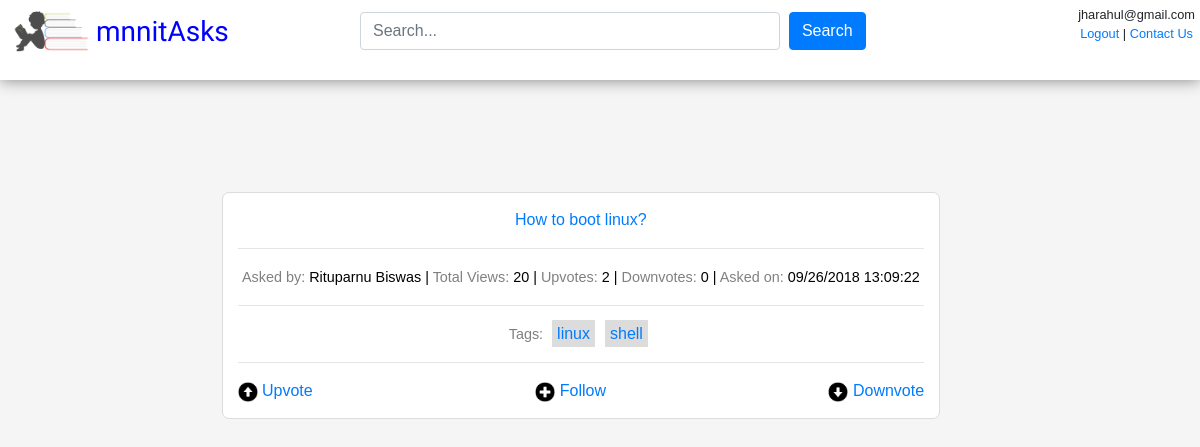
Screenshot of /tag.php?tagid=15 (signed in) with the database file from the repository.
### tables this page shows
CREATE TABLE IF NOT EXISTS `questions` (
  `qid` int(11) NOT NULL,
  `uid` int(11) NOT NULL,
  `question` text NOT NULL,
  `quesdesc` text NOT NULL,
  `views` bigint(20) NOT NULL DEFAULT '0',
  `upvotes` bigint(20) NOT NULL DEFAULT '0',
  `downvotes` bigint(20) NOT NULL DEFAULT '0',
  `ques_timestamp` text NOT NULL,
  `ques_ip` varchar(13) NOT NULL
);

CREATE TABLE IF NOT EXISTS `users` (
  `uid` int(11) NOT NULL,
  `name` varchar(255) NOT NULL,
  `username` varchar(255) NOT NULL,
  `email` varchar(255) NOT NULL,
  `password` text NOT NULL,
  `year` int(11) NOT NULL,
  `branch` varchar(255) NOT NULL,
  `contact` int(11) NOT NULL,
  `hostel` varchar(255) NOT NULL,
  `last_ipaddress` varchar(13) NOT NULL,
  `last_login` text NOT NULL,
  `date_of_creation` date NOT NULL
);

CREATE TABLE IF NOT EXISTS `question_tags` (
  `sno` bigint(20) NOT NULL,
  `qid` bigint(20) NOT NULL,
  `tagid` bigint(20) NOT NULL
);

CREATE TABLE IF NOT EXISTS `tags` (
  `tagid` bigint(20) NOT NULL,
  `tag` text NOT NULL
);

### tag.php (the view, shortened to what this page needs)
<?php
require_once('conn.php');
    if(isset($_GET['tagid']))
    {
        if(is_numeric($_GET['tagid']))
        {
            $tagid = $_GET['tagid'];
        }
        else
        {
            header('Location:index.php');
        }
    }
    else
    {
        header('Location:index.php');
    }
?>
<!Doctype HTML>
<html>
<head>
<link rel="stylesheet" href="https://maxcdn.bootstrapcdn.com/bootstrap/4.0.0/css/bootstrap.min.css">
<link rel="stylesheet" href="index.css" />
</head>
<body>
<div id="container">
<div id="header">
<div class="form-group" id="searchBox" style="position: absolute;width: 50%;left: 30%;top: 15%;">
    <input type="text" class="form-control" id="searchField"  placeholder="Search..." name="searchField" style="width: 70%;float: left;" />&nbsp;
    <button class="btn btn-primary" id="search">Search</button>
</div>
<img src="title.png" width="100" id="titleImage"/> <h3 id="title">mnnitAsks</h3>
<div id="logout">
<?php
if(isset($_SESSION['email']))
{
    echo $_SESSION['email'].'<br><a href="logout.php">Logout</a> | <a href="#">Contact Us</a>';
}
else
{
    echo '<a href="#" id="loginClick" style="margin-right: 10px;margin-top: 10px;">Login/Signup</a>';
}
?>
</div>
</div>
<div id="midBody">
<div id="questionContainer">
<?php
$questionq = "SELECT count(*) from question_tags WHERE tagid='$tagid'";
$questionq2 = mysqli_query($con,$questionq) or die(mysqli_error($con));
$questionq3 = mysqli_fetch_row($questionq2) or die(mysqli_error($con));
$questionq = "SELECT * from question_tags WHERE tagid='$tagid'";
$questionq2 = mysqli_query($con,$questionq) or die(mysqli_error($con));
for($d=0;$d<$questionq3[0];$d++)
{
    $questionq4 = mysqli_fetch_assoc($questionq2) or die(mysqli_error($con));
    $qid = $questionq4['qid'];
    $questionq99 = "SELECT * from questions WHERE qid='$qid'";
    $questionq100 = mysqli_query($con,$questionq99) or die(mysqli_error($con));
    $questionq101 = mysqli_fetch_assoc($questionq100) or die(mysqli_error($con));
    $question = $questionq101['question'];
    $time = $questionq101['ques_timestamp'];
    $upvotes = $questionq101['upvotes'];
    $downvotes = $questionq101['downvotes'];
    $views = $questionq101['views'];
    $uuid = $questionq101['uid'];
    $secondone = "select name from users where uid='$uuid'";
    $secondone2 = mysqli_query($con,$secondone) or die(mysqli_error($con));
    $secondone3 = mysqli_fetch_assoc($secondone2) or die(mysqli_error($con));
    $nameof = $secondone3['name'];
    echo '<div class="q"><a href="question_browse.php?qid='.$qid.'">'.$question.'</a><hr>
    <span style="color: grey;font-size: 90%;">Asked by: </span><span style="font-size: 90%;">'.$nameof.' | </span>
    <span style="color: grey;font-size: 90%;">Total Views: </span><span style="font-size: 90%;">'.$views.' | </span>
    <span style="color: grey;font-size: 90%;">Upvotes: </span><span style="font-size: 90%;">'.$upvotes.' | </span>
    <span style="color: grey;font-size: 90%;">Downvotes: </span><span style="font-size: 90%;">'.$downvotes.' | </span>
    <span style="color: grey;font-size: 90%;">Asked on: </span><span style="font-size: 90%;">'.date('m/d/Y H:m:s',(int)$time).'</span><hr>
    <span style="color: grey;font-size: 90%;">Tags: </span>';
    $tagsQuery = "SELECT count(*) from question_tags WHERE qid='$qid'";
    $tagsQuery2 = mysqli_query($con,$tagsQuery) or die(mysqli_error($con));
    $tagsQuery3 = mysqli_fetch_row($tagsQuery2) or die(mysqli_error($con));
    if($tagsQuery3[0] == 0)
    {
        echo '<span style="font-size: 90%;">No tags.</span><hr>';
    }
    else
    {
        $tagsQuery4 = "SELECT * from question_tags WHERE qid='$qid'";
        $tagsQuery5 = mysqli_query($con,$tagsQuery4) or die(mysqli_error($con));
        for($z=0;$z<$tagsQuery3[0];$z++)
        {
            $tagsQuery6 = mysqli_fetch_assoc($tagsQuery5) or die(mysqli_error($con));
            $tagid = $tagsQuery6['tagid'];
            $tagsQuery7 = "SELECT tag FROM tags WHERE tagid='$tagid'";
            $tagsQuery8 = mysqli_query($con,$tagsQuery7) or die(mysqli_error($con));
            $tagsQuery9 = mysqli_fetch_assoc($tagsQuery8) or die(mysqli_error($con));
            $tag = $tagsQuery9['tag'];
            echo '<span class="tag" style="float:none;padding: 5px;"><a href="tag.php?tagid='.$tagid.'">'.$tag.'</a></span>';
        }
        echo '<hr>';
    }
    if(isset($_SESSION['email']))
    {
        $u = $_SESSION['uid'];
        $checkQ = "SELECT count(*) from question_upvotes WHERE uid='$u' and qid='$qid'";
        $checkQ2 = mysqli_query($con,$checkQ) or die(mysqli_error($con));
        $checkQ3 = mysqli_fetch_row($checkQ2) or die(mysqli_error($con));
        if($checkQ3[0] == 0)
        {
            echo '<a href="upvote.php?qid='.$qid.'&uid='.$u.'&upvote=1&from=0"><span style="float: left;"><img src="upvote.png" width="20" /> Upvote</span></a>';
        }
        else
        {
            echo '<a href="upvote.php?qid='.$qid.'&uid='.$u.'&upvote=0&from=0"><span style="float: left;color: grey;"><img src="upvote.png" width="20" color="grey" /> Upvoted</span></a>';
        }
        $checkQ = "SELECT count(*) from questions_followers WHERE uid='$u' and qid='$qid'";
        $checkQ2 = mysqli_query($con,$checkQ) or die(mysqli_error($con));
        $checkQ3 = mysqli_fetch_row($checkQ2) or die(mysqli_error($con));
        if($checkQ3[0] == 0)
        {
            echo '<a href="follow.php?qid='.$qid.'&uid='.$u.'&follow=1&from=0"><span><img src="follow.png" width="20" /> Follow</span></a>';
        }
        else
        {
            echo '<a href="follow.php?qid='.$qid.'&uid='.$u.'&follow=0&from=0"><span style="color: grey;"><img src="unfollow.png" width="20" /> Unfollow</span></a>';
        }
        $checkQ = "SELECT count(*) from question_downvotes WHERE uid='$u' and qid='$qid'";
        $checkQ2 = mysqli_query($con,$checkQ) or die(mysqli_error($con));
        $checkQ3 = mysqli_fetch_row($checkQ2) or die(mysqli_error($con));
        if($checkQ3[0] == 0)
        {
            echo '<a href="downvote.php?qid='.$qid.'&uid='.$u.'&upvote=1&from=0"><span style="float: right;"><img src="downvote.png" width="20" /> Downvote</span></a>';
        }
        else
        {
            echo '<a href="downvote.php?qid='.$qid.'&uid='.$u.'&upvote=0&from=0"><span style="float: right;color: grey;"><img src="downvote.png" width="20" /> Downvoted</span></a>';
        }
    }
    echo '</div><br><br>';
}
?>
<br>
</div>
</div>
</body>
</html>

### index.css (style rules this page uses)
* { font-family: sans-serif,arial; }
body { background: #FFFFFF; }
#logout { float: right; font-size: 80%; text-align: center; margin-top: 5px; margin-right: 5px; }
#header { position: fixed; top: 0; left: 0; width: 100%; height: 10vh; background: white; z-index: 15000; font-size: 100%; box-shadow: 0px 0px 15px 0px grey; }
#titleImage { position: absolute; top: -20px; left: 1px; }
#title { position: absolute; top: 15px; left: 8%; font-family: 'Gloria Hallelujah', Times, serif; color: blue; }
#midBody { position: absolute; top: 20%; left: 0; width: 99.8%; height: 80vh; color: #000000; z-index: 10000; }
#questionContainer { position: absolute; top: 5%; left: 18.5%; width:60%; min-height: 400px; height: auto; }
.q { position: relative; top: 10%; left: 0px; text-align: center; min-height: 150px; height: auto; max-width: 100%; word-break: break-all; background: #FFFFFF; padding: 15px; border-radius: 7px; border: 1px solid #DCDCDC; }
.tag { float: left; background: #DCDCDC; padding: 2%; margin: 5px; color: grey; }

### tag.php (style rules this page uses)
body { background: whitesmoke; }

### rows the page displays
questions: question "How to boot linux?", views "20", upvotes "2", downvotes "0", ques_timestamp "09/26/2018 13:09:22"
users: name "Rituparnu Biswas"
question_tags: tagid.tag "linux"
question_tags: tagid.tag "shell"

### other values shown
$_SESSION['email'] "jharahul@gmail.com"
